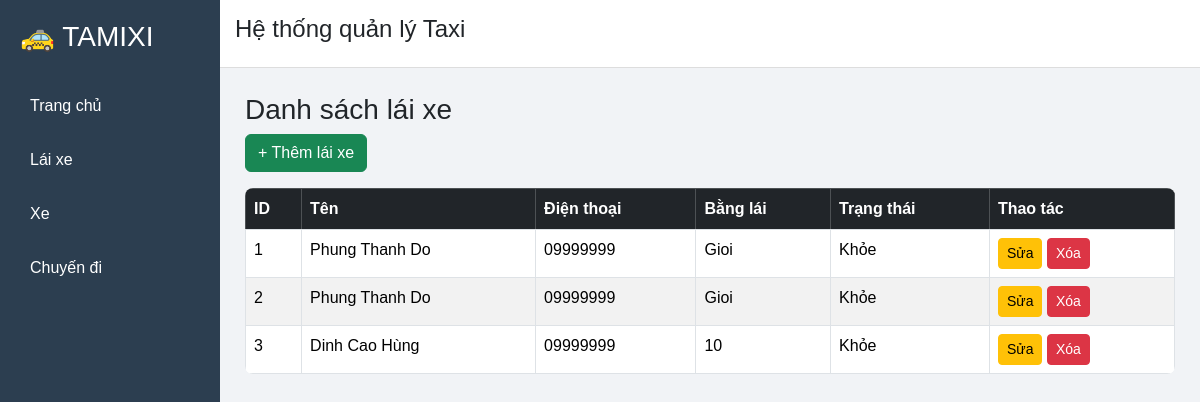
Page /drivers on the committed database.
### tables this page shows
CREATE TABLE Drivers (
    driver_id INTEGER PRIMARY KEY AUTOINCREMENT,
    name TEXT NOT NULL,
    phone TEXT,
    license_number TEXT,
    status TEXT
);

### app.py (the view)
@app.route("/drivers")
def index():
    conn = get_db()
    cursor = conn.cursor()
    cursor.execute("SELECT * FROM Drivers")
    drivers = cursor.fetchall()
    conn.close()
    return render_template("index.html", drivers=drivers)

### app.py (called while the page is built)
def get_db():
    conn = sqlite3.connect("taxi.db")
    conn.row_factory = sqlite3.Row
    return conn

### templates/index.html (shortened to what this page needs)
{% extends "layout.html" %}
{% block content %}
<h3>Danh sách lái xe</h3>
<a href="/add" class="btn btn-success mb-3">+ Thêm lái xe</a>
<table class="table table-bordered table-striped table-hover">
    <thead class="table-dark">
    <tr>
        <th>ID</th>
        <th>Tên</th>
        <th>Điện thoại</th>
        <th>Bằng lái</th>
        <th>Trạng thái</th>
        <th>Thao tác</th>
    </tr>
</thead>
{% for d in drivers %}
<tr>
<td>{{d.driver_id}}</td>
<td>{{d.name}}</td>
<td>{{d.phone}}</td>
<td>{{d.license_number}}</td>
<td>{{d.status}}</td>
<td>
<a href="/edit/{{d.driver_id}}" class="btn btn-warning btn-sm">Sửa</a>
<a href="/delete/{{d.driver_id}}" class="btn btn-danger btn-sm">Xóa</a>
</td>
</tr>
{% endfor %}
</table>
{% endblock %}

### static/style.css (style rules this page uses)
body { margin:0; font-family:Arial; background:#f1f3f6; }
table { background:white; border-radius:8px; overflow:hidden; }

### rows in the picture
Drivers: driver_id "1", name "Phung Thanh Do", phone "09999999", license_number "Gioi", status "Khỏe"
Drivers: driver_id "2", name "Phung Thanh Do", phone "09999999", license_number "Gioi", status "Khỏe"
Drivers: driver_id "3", name "Dinh Cao Hùng", phone "09999999", license_number "10", status "Khỏe"
